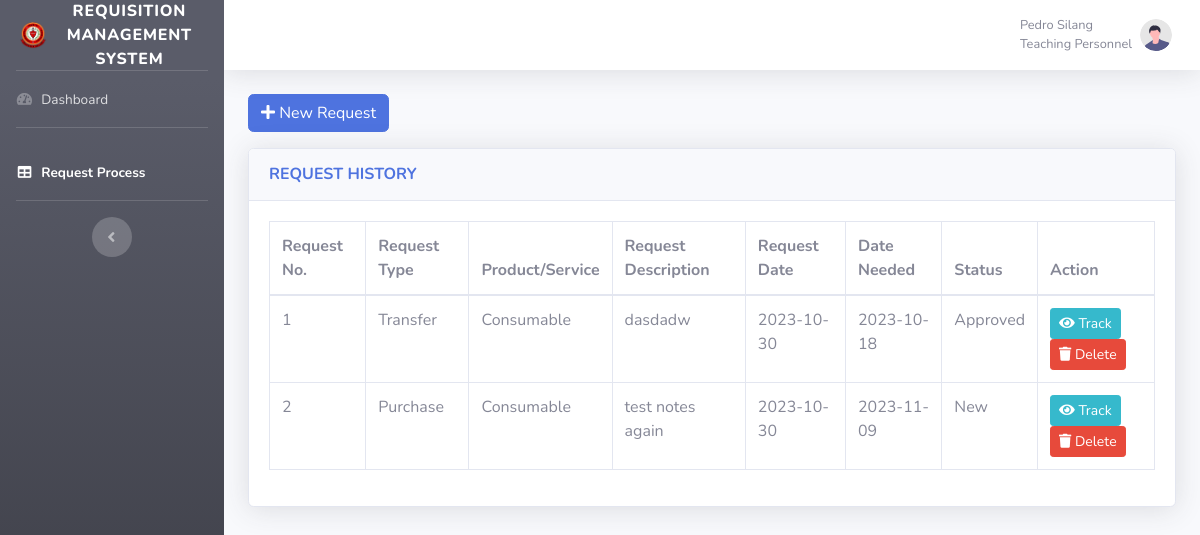
Page /RMS/user-request.php (signed in) on the earlier database version.
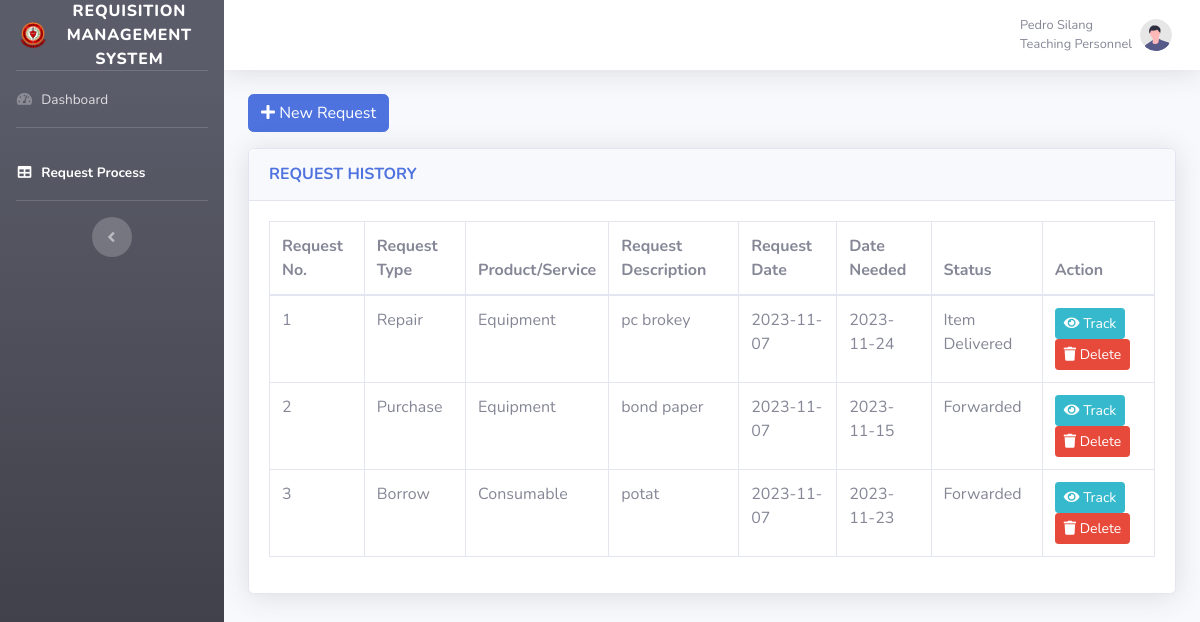
Same page on the later database version.
### tables this page shows
CREATE TABLE `requests` (
  `Requisition_No` int(11) NOT NULL,
  `User_Name` varchar(50) NOT NULL,
  `User_ID` varchar(50) NOT NULL,
  `Department` varchar(50) NOT NULL,
  `Date_Requested` varchar(50) NOT NULL,
  `Date_Needed` varchar(50) NOT NULL,
  `Request_Type` varchar(50) NOT NULL,
  `Product/Service` varchar(50) NOT NULL,
  `Quantity` int(50) NOT NULL,
  `Description` mediumtext NOT NULL,
  `Additional_Notes` mediumtext NOT NULL,
  `Noted_By` varchar(50) NOT NULL,
  `Approved_By` varchar(50) NOT NULL,
  `Status` varchar(50) NOT NULL,
  `Forward_To` varchar(50) NOT NULL
);

### RMS/database/php/session.php (called while the page is built, shortened)
<?php
if(isset($_SESSION['sess']))
{
$sess = $_SESSION['sess'];
	if($sess == 'TRUE')
	{
	$user_id = $_SESSION['id'];
	}
}
else
{
$_SESSION['sess']='';
$sess = '';
}
?>

### RMS/user-request.php (the view, shortened to what the changed rows need)
<?php
include('database/php/conn.php');
include('database/php/session.php');
$req_query = mysqli_query($conn,"SELECT * FROM `requests` WHERE `User_ID` = '$user_id'");
$ReqList ='';
while($get_req = mysqli_fetch_assoc($req_query))
{
	$ReqNo = $get_req['Requisition_No'];
	$ReqType = $get_req['Request_Type'];
	$ReqServ = $get_req['Product/Service'];
	$ReqDate = $get_req['Date_Requested'];
	$ReqNDate = $get_req['Date_Needed'];
	$ReqDesc = $get_req['Description'];
	$ReqStat = $get_req['Status'];
	$ReqList .='
	<tr>
	<td>'.$ReqNo.'</td>
	<td>'.$ReqType.'</td>
	<td>'.$ReqServ.'</td>
	<td>'.$ReqDesc.'</td>
	<td>'.$ReqDate.'</td>
	<td>'.$ReqNDate.'</td>
	<td>'.$ReqStat.'</td>
	<td>
	<a href="#" class="btn btn-info btn-sm" data-toggle="modal" data-target="#trackModal'.$ReqNo.'">
		<i class="fas fa-eye"></i> Track
	</a>
	<a href="#" class="btn btn-danger btn-sm" data-toggle="modal" data-target="#deleteModal">
		<i class="fas fa-trash"></i> Delete
	</a>
	</td>
	</tr>
	';
}
?>
<!DOCTYPE html>
<html lang="en">
<head>
    <link href="vendor/fontawesome-free/css/all.min.css" rel="stylesheet" type="text/css">
    <link href="css/admin-dash-2.min.css" rel="stylesheet">
</head>
<body id="page-top">
    <div id="wrapper">
        <div id="content-wrapper" class="d-flex flex-column">
            <div id="content">
                <div class="container-fluid">
                    <div class="card shadow mb-4">
                        <div class="card-body">
                            <div class="table-responsive">
                                <table class="table table-bordered" id="dataTable" width="100%" cellspacing="0">
                                    <thead>
                                 <tr>
                                <th>Request No.</th>
								<th>Request Type</th>
								<th>Product/Service</th>
                                <th>Request Description</th>
                                <th>Request Date</th>
                                <th>Date Needed</th>
                                <th>Status</th>
                                <th>Action</th>
                            </tr>
                        </thead>
                        <tbody>
                            <?php echo $ReqList; ?>
                        </tbody>
                    </table>
                </div>
            </div>
        </div>
    </div>
    </div>
</body>
</html>

Differences in the rows shown:
changed requests id 1: Request_Type "Transfer" → "Repair"; value "Consumable" → "Equipment"; Description "dasdadw" → "pc brokey"; Date_Requested "2023-10-30" → "2023-11-07"; Date_Needed "2023-10-18" → "2023-11-24"; Status "Approved" → "Item Delivered"
changed requests "Purchase": value "Consumable" → "Equipment"; Description "test notes again" → "bond paper"; Date_Requested "2023-10-30" → "2023-11-07"; Date_Needed "2023-11-09" → "2023-11-15"; Status "New" → "Forwarded"
added requests: Requisition_No "3", Request_Type "Borrow", value "Consumable", Description "potat", Date_Requested "2023-11-07", Date_Needed "2023-11-23", Status "Forwarded"
Other differences:
text no longer shown: "Track Track Delete Delete"
text now shown: "Track Track Track Delete Delete Delete"
